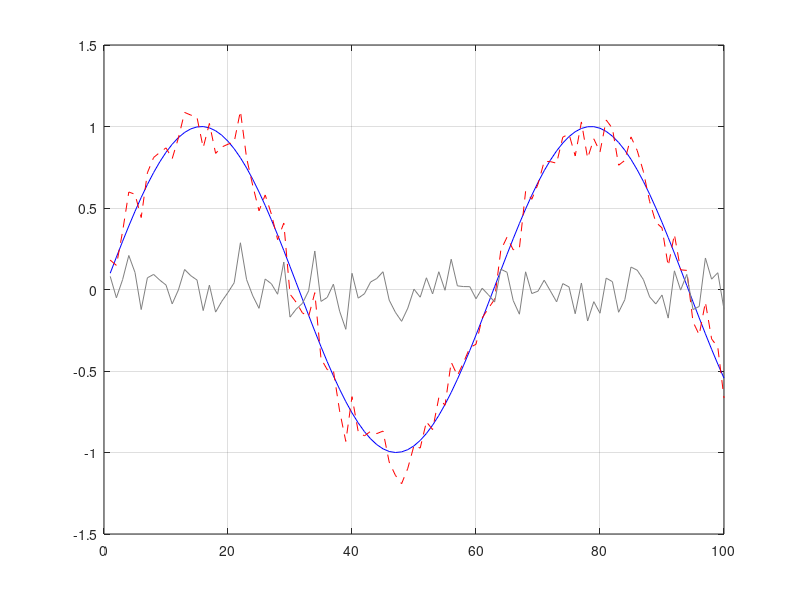

Source code (MATLAB): (Note: this script raises an error after producing the figure.)
% PROJECT: Demonstration of measurement noise and filtering (noise cancellation).
% This script shows how noise affects a signal and how low-pass filters
% (moving average and Butterworth) can reduce the noise.

clc; clear; close all;

% 1. SYNTHETIC NOISY SIGNAL.
y_clean = sin(0.1 * (1:100));         % Clean reference signal.
noise = 0.1 * randn(1, 100);          % Additive random noise (Gaussian).
y_noisy = y_clean + noise;           % Measured signal with noise.

% Plot the signals and noise.
plot(1:100, y_clean, 'b', 1:100, y_noisy, 'r--', 1:100, noise, 'Color', [0.5 0.5 0.5]);
grid on;
hold on;
yline(mean(noise), 'k--');            % Mean value of the noise.

legend('Clean', 'Noisy', 'Noise', 'Mean noise value');
title('Example of Measurement Noise');

% Print mean value of noise.
fprintf("Mean value of noise: %.4f.\n", mean(noise));

% 2. FILTERING THE NOISY SIGNAL.

% Apply MATLAB's built-in lowpass filter.
filteredSignal = lowpass(y_noisy, 0.1);   % Low-pass with cutoff 0.1 (normalized).
plot(1:100, filteredSignal, 'g--');

% Apply moving average filter with window size 10.
y_filtered = movmean(y_noisy, 10);
plot(1:100, y_filtered, 'k--');

legend('Clean', 'Noisy', 'Noise', 'Mean noise value', 'Lowpass', 'Moving Average');

% 3. COMPARISON WITH BUTTERWORTH FILTER (more realistic time-based example).

figure;

t = 0:0.01:10;
y_clean = sin(2*pi*0.5*t);               % Clean signal: sine wave 0.5 Hz.
y_noisy = y_clean + 0.3 * randn(size(t));  % Add noise

% Design 2nd-order Butterworth low-pass filter (cutoff = 0.1 normalized).
[b, a] = butter(2, 0.1);

% Apply zero-phase digital filtering (no phase distortion).
y_filt = filtfilt(b, a, y_noisy);

% Plot.
plot(t, y_clean, 'k', t, y_noisy, 'r--', t, y_filt, 'b');
legend('Clean', 'Noisy', 'Butterworth Filtered');
title('Noise Cancelling with Butterworth Filter');
xlabel('Time [s]');
ylabel('Signal Amplitude');
grid on;
